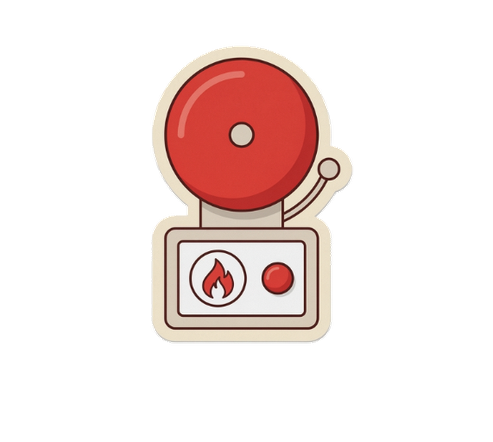
#> input picture images/stickers/fire_alarm.png, 493 x 442 px, shrunk from 571 x 512 before the run, given as the content of the folder emini/antigravity/brain/f1894594-9fd7-4b4d-b9db-1f7bd9e32803, which was not available
$ python split_stickers.py
#> lines starting #> are read from the running program, lines starting #| are printed output that depends on the picture; pictures that were not available may be replaced by others from this repository, and a replacement may not be noted
import os
from PIL import Image, ImageDraw, ImageFilter
import numpy as np
import glob

brain_dir = r"C:\Users\nj322ws\.gemini\antigravity\brain\f1894594-9fd7-4b4d-b9db-1f7bd9e32803"
out_dir = r"c:\Users\nj322ws\OneDrive\Desktop\fire audit website\images\stickers"

files = glob.glob(os.path.join(brain_dir, "*.*"))

def remove_bg(img):
    img = img.convert("RGBA")
    w, h = img.size
    # Add a border so floodfill can go around
    img_b = Image.new("RGBA", (w+2, h+2), (255, 255, 255, 255))
    img_b.paste(img, (1, 1))

    # Floodfill from top-left with magenta
    ImageDraw.floodfill(img_b, (0, 0), (255, 0, 255, 255), thresh=40)

    img = img_b.crop((1, 1, w+1, h+1))

    data = np.array(img)
    r,g,b = data[:,:,0], data[:,:,1], data[:,:,2]
    # mask where it's magenta
    mask = (r == 255) & (g == 0) & (b == 255)

    data[mask, 3] = 0
    data[mask, 0] = 255
    data[mask, 1] = 255
    data[mask, 2] = 255

    return Image.fromarray(data)

with open(r"c:\Users\nj322ws\OneDrive\Desktop\fire audit website\analyze_images.txt", "w") as out:
    for idx, f in enumerate(sorted(files)):
        img = Image.open(f)
#> img is the input picture: PIL image 493x442 RGBA; mean R, G, B, A 48.2, 34.1, 31.6, 57.9
        w, h = img.size
#> w = 493; h = 442
        out.write(f"Image {idx}: {os.path.basename(f)}, {w}x{h}\n")

        # Check if it should be split
        if h > w * 1.5:
            out.write("  -> Splitting into top and bottom it seems.\n")
            top = img.crop((0, 0, w, h//2))
            bottom = img.crop((0, h//2, w, h))
            remove_bg(top).save(os.path.join(out_dir, f"split_{idx}_top.png"))
            remove_bg(bottom).save(os.path.join(out_dir, f"split_{idx}_bottom.png"))
        else:
            remove_bg(img).save(os.path.join(out_dir, f"img_{idx}.png"))
#> in remove_bg, `img_b = Image.new("RGBA", (w+2, h+2), (255, 255, 255, 255))`: img_b: PIL image 495x444 RGBA; every value is 255
#> in remove_bg, `ImageDraw.floodfill(img_b, (0, 0), (255, 0, 255, 255), thresh=40)`:
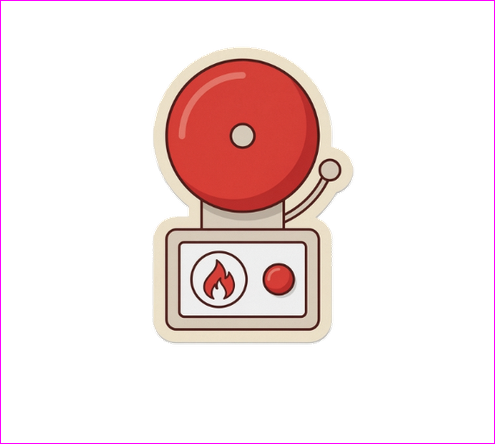
#> img_b: PIL image 495x444 RGBA; mean R, G, B, A 50, 33.8, 33.5, 59.5; transparent parts drawn white
#> in remove_bg, `r,g,b = data[:,:,0], data[:,:,1], data[:,:,2]`:
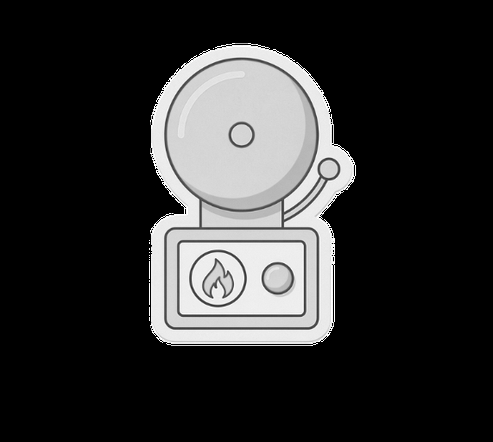
#> r: shape (442, 493); min 0, max 255, mean 48.2
#> in remove_bg, `r,g,b = data[:,:,0], data[:,:,1], data[:,:,2]`:
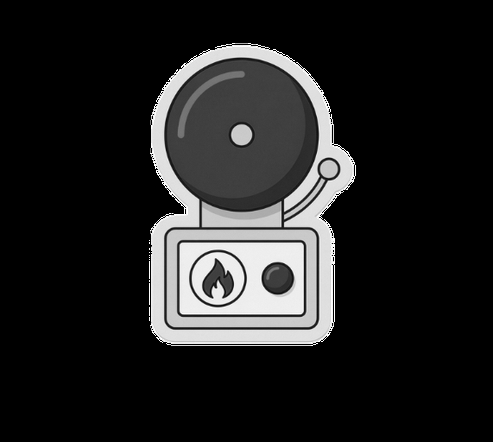
#> g: shape (442, 493); min 0, max 255, mean 34.1
#> in remove_bg, `r,g,b = data[:,:,0], data[:,:,1], data[:,:,2]`:
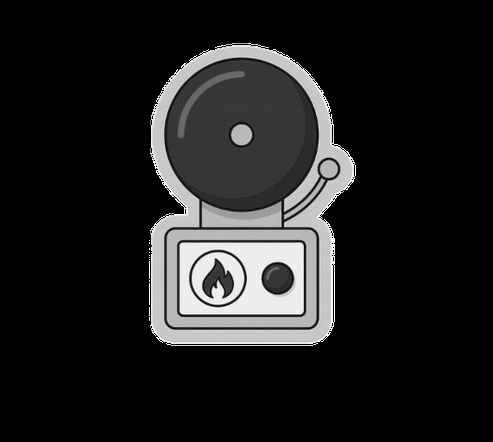
#> b: shape (442, 493); min 0, max 255, mean 31.6
#> in remove_bg, `mask = (r == 255) & (g == 0) & (b == 255)`: mask: shape (442, 493) bool; every value is 0

$ run again, on images/stickers/fire_truck.png
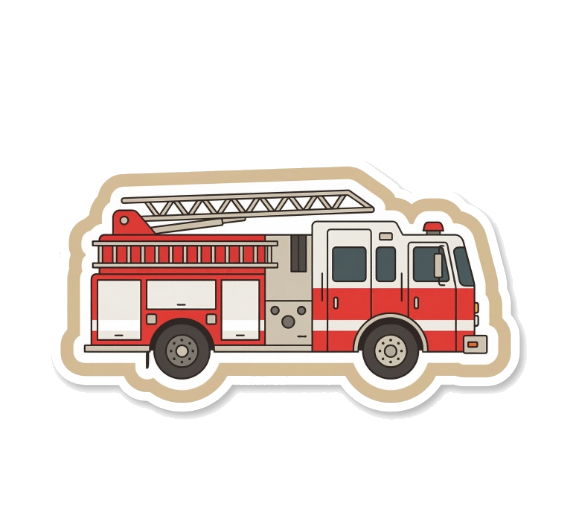
#> input picture images/stickers/fire_truck.png, 571 x 512 px, given as the content of the folder emini/antigravity/brain/f1894594-9fd7-4b4d-b9db-1f7bd9e32803, which was not available
#> img is the input picture: PIL image 571x512 RGBA; mean R, G, B, A 235, 225.7, 222.3, 80.8
#> in remove_bg, `r,g,b = data[:,:,0], data[:,:,1], data[:,:,2]`:
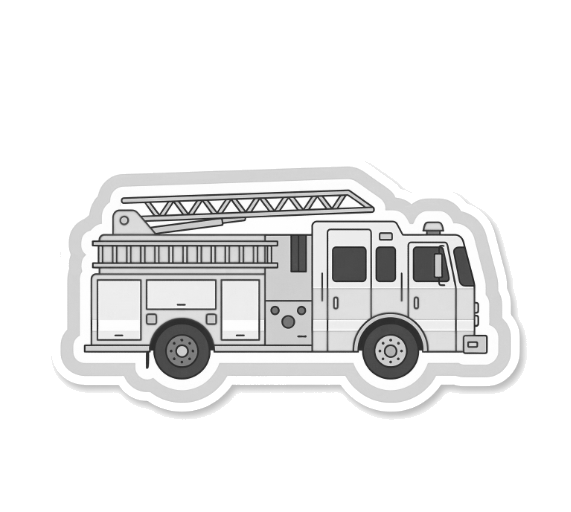
#> r: shape (512, 571); min 38, max 255, mean 235
#> in remove_bg, `r,g,b = data[:,:,0], data[:,:,1], data[:,:,2]`:
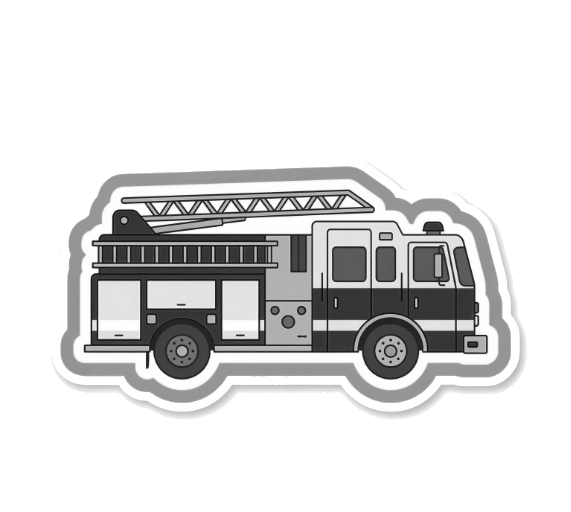
#> b: shape (512, 571); min 9, max 255, mean 222.3
#> mask: shape (512, 571) bool; every value is 0

$ run again, on images/stickers/risk_assessment.png
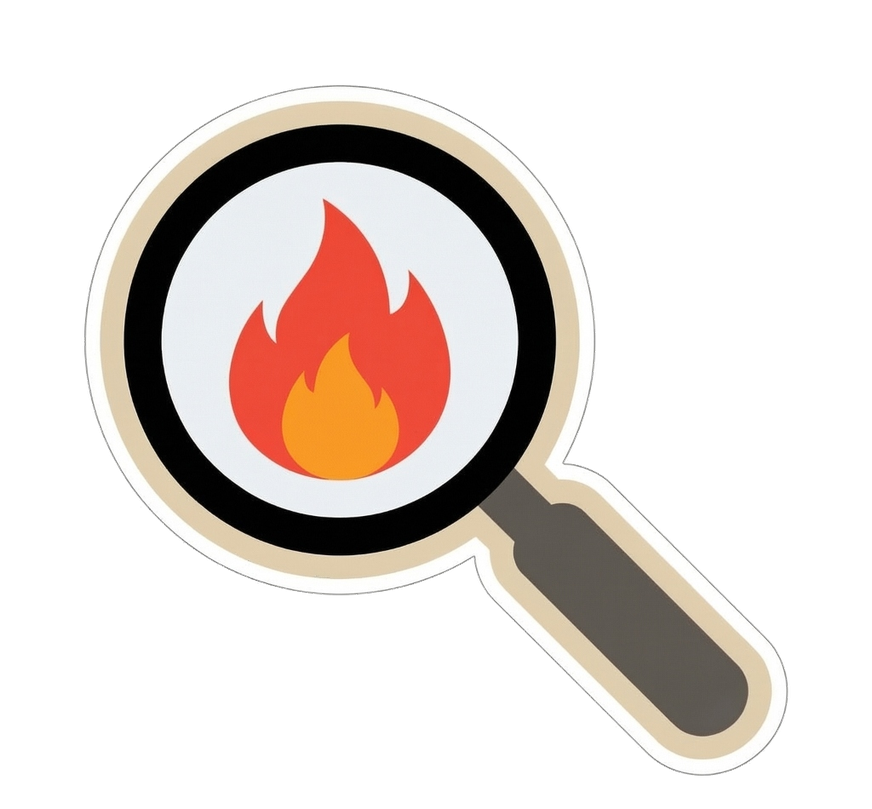
#> input picture images/stickers/risk_assessment.png, 872 x 809 px, shrunk from 1024 x 950 before the run, given as the content of the folder emini/antigravity/brain/f1894594-9fd7-4b4d-b9db-1f7bd9e32803, which was not available
#> img is the input picture: PIL image 872x809 RGBA; mean R, G, B, A 66.1, 57.1, 52.4, 93.4
#> in remove_bg, `r,g,b = data[:,:,0], data[:,:,1], data[:,:,2]`:
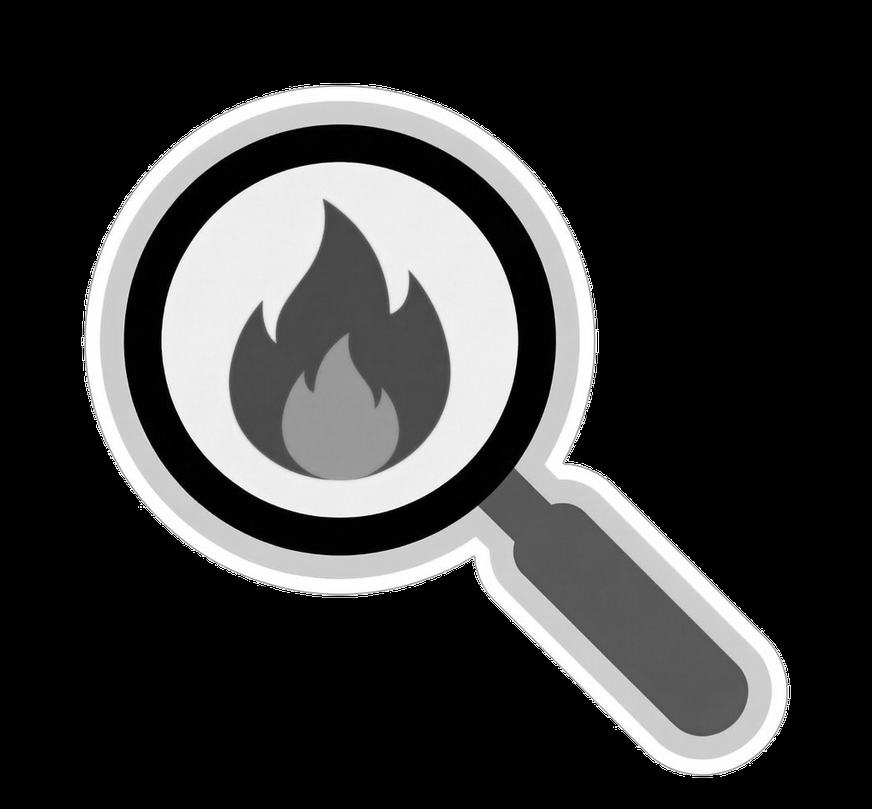
#> g: shape (809, 872); min 0, max 255, mean 57.1
#> in remove_bg, `r,g,b = data[:,:,0], data[:,:,1], data[:,:,2]`:
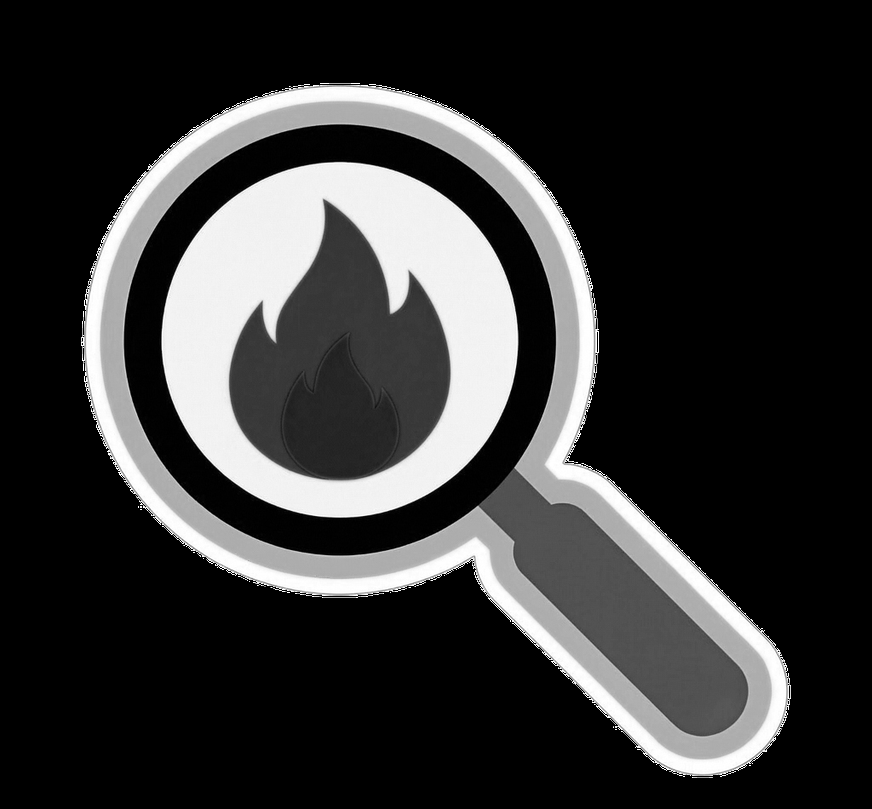
#> b: shape (809, 872); min 0, max 255, mean 52.4
#> mask: shape (809, 872) bool; every value is 0

$ run again, on images/stickers/safety_training.png
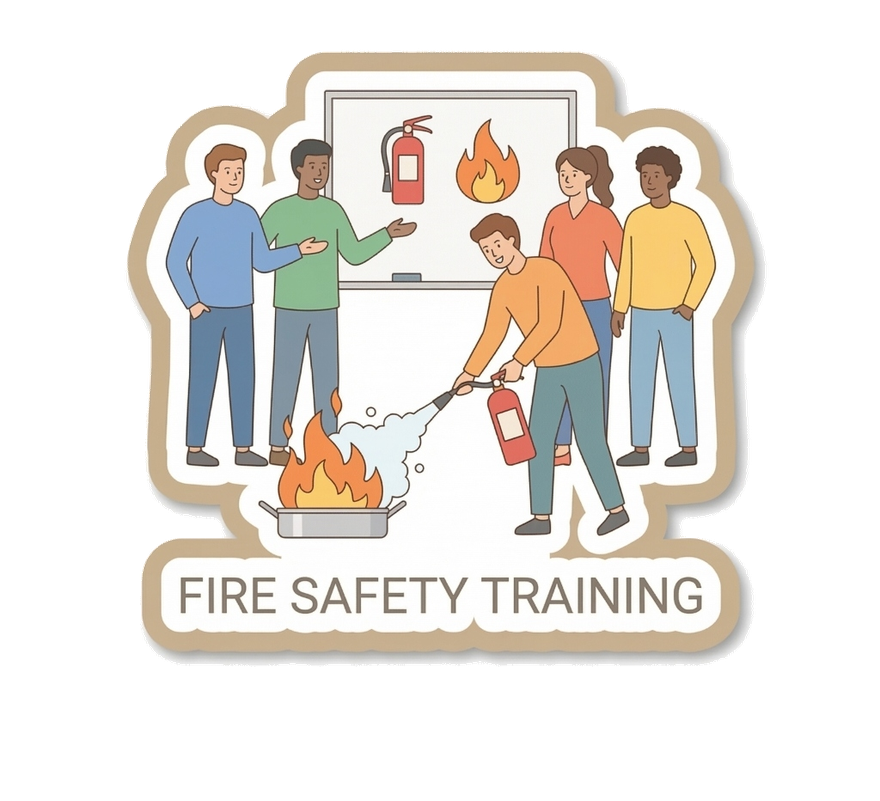
#> input picture images/stickers/safety_training.png, 880 x 801 px, shrunk from 1024 x 932 before the run, given as the content of the folder emini/antigravity/brain/f1894594-9fd7-4b4d-b9db-1f7bd9e32803, which was not available
#> img is the input picture: PIL image 880x801 RGBA; mean R, G, B, A 105.4, 100.9, 95.1, 125.8
#> in remove_bg, `r,g,b = data[:,:,0], data[:,:,1], data[:,:,2]`:
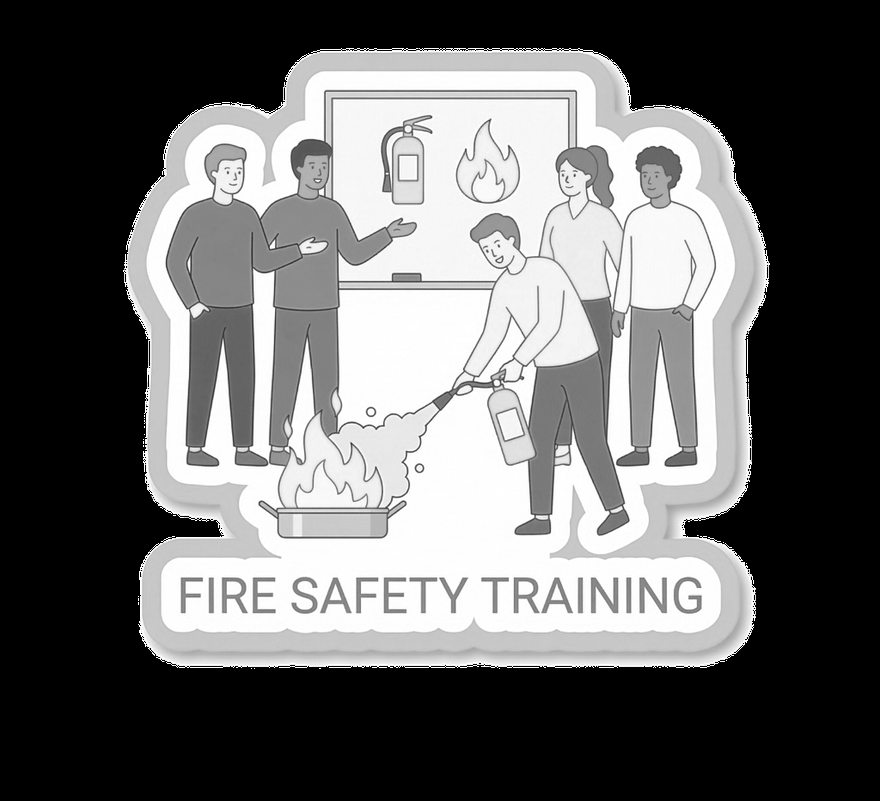
#> r: shape (801, 880); min 0, max 255, mean 105.4
#> in remove_bg, `r,g,b = data[:,:,0], data[:,:,1], data[:,:,2]`:
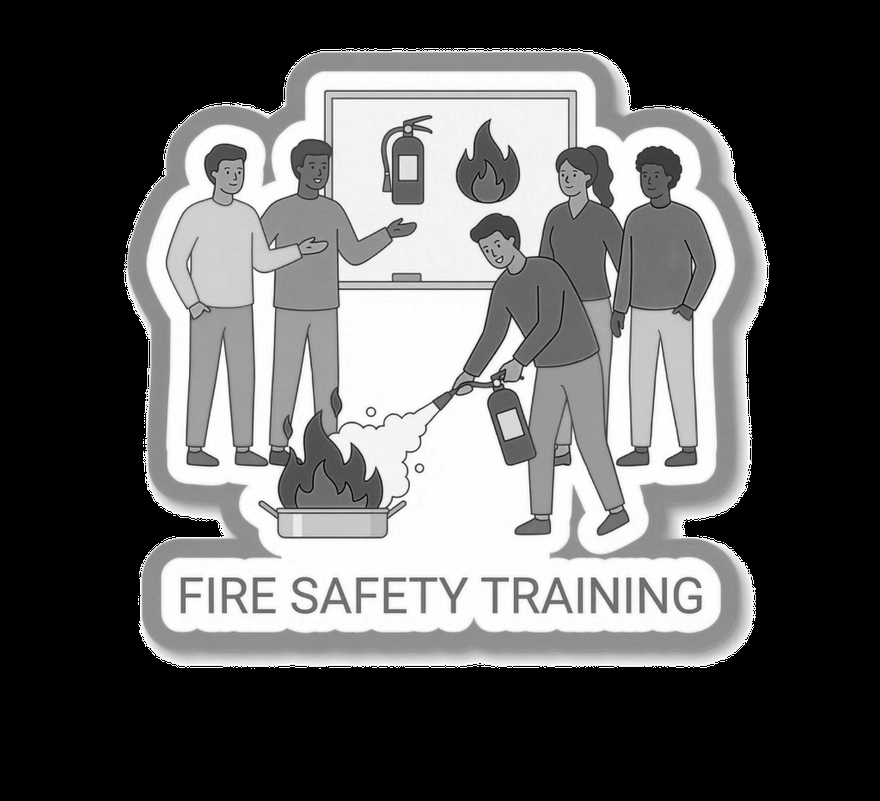
#> b: shape (801, 880); min 0, max 255, mean 95.1
#> mask: shape (801, 880) bool; every value is 0
